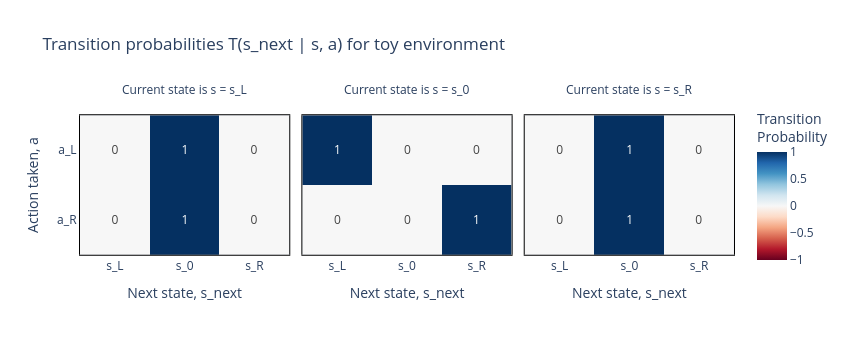
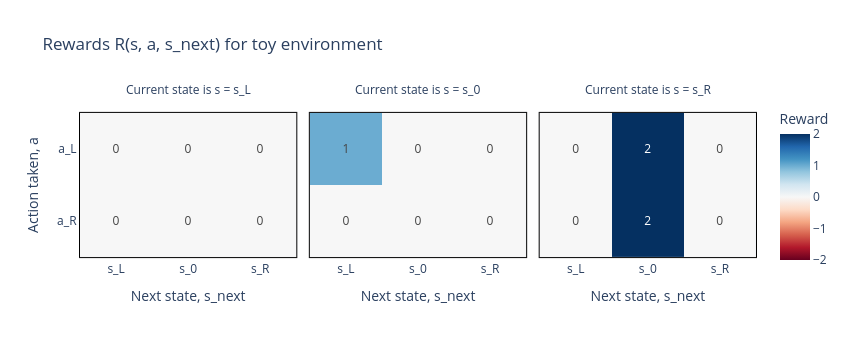

Write notebook code for charts like these, in order.
### Markdown cell above
Given a definition for the `dynamics` function, the `Environment` class automatically generates `T` and `R` for us. We can plot these below:

- The first plot shows **transition probabilities** $T(s_{next} \mid s, a)$. It has only probabilities of 1 and 0 because transitions are deterministic ($s_{next}$ is a function of $s$ and $a$). At $s_L$ or $s_R$ you'll move back to the center $s_0$ regardless of what action you take, but at $s_0$ you can move either left or right and it will have different outcomes.
- The second plot shows **rewards** $R(s, a, s_{next})$. The rewards are $1$ for $s_0 \to s_L$, and $2$ for $s_R \to s_0$, and zero reward for all other possible transitions.

Note that the environment being deterministic means the reward is uniquely determined by $s$ and $a$ (because $s_{next}$ is a function of $s$ and $a$). This won't always be the case in RL, as we move to more complex environments.

### Code cell
toy = Toy()

actions = ["a_L", "a_R"]
states = ["s_L", "s_0", "s_R"]

imshow(
    toy.T,  # dimensions (s, a, s_next)
    title="Transition probabilities T(s_next | s, a) for toy environment",
    facet_col=0,
    facet_labels=[f"Current state is s = {s}" for s in states],
    y=actions,
    x=states,
    labels={
        "x": "Next state, s_next",
        "y": "Action taken, a",
        "color": "Transition<br>Probability",
    },
    text_auto=".0f",
    border=True,
    width=850,
    height=350,
)

imshow(
    toy.R,  # dimensions (s, a, s_next)
    title="Rewards R(s, a, s_next) for toy environment",
    facet_col=0,
    facet_labels=[f"Current state is s = {s}" for s in states],
    y=actions,
    x=states,
    labels={"x": "Next state, s_next", "y": "Action taken, a", "color": "Reward"},
    text_auto=".0f",
    border=True,
    width=850,
    height=350,
)

### Figure 1 — Plotly figure (JSON) as saved in the notebook; plotly's stock layout.template omitted (floating-point values rounded to 4 significant figures)
{"data": [{"coloraxis": "coloraxis", "hovertemplate": "Next state, s_next: %{x}<br>Action taken, a: %{y}<br>Transition<br>Probability: %{z}<extra></extra>", "name": "0", "texttemplate": "%{z:.0f}", "type": "heatmap", "x": ["s_L", "s_0", "s_R"], "xaxis": "x", "y": ["a_L", "a_R"], "yaxis": "y", "z": [[0.0, 1.0, 0.0], [0.0, 1.0, 0.0]]}, {"coloraxis": "coloraxis", "hovertemplate": "Next state, s_next: %{x}<br>Action taken, a: %{y}<br>Transition<br>Probability: %{z}<extra></extra>", "name": "1", "texttemplate": "%{z:.0f}", "type": "heatmap", "x": ["s_L", "s_0", "s_R"], "xaxis": "x2", "y": ["a_L", "a_R"], "yaxis": "y2", "z": [[1.0, 0.0, 0.0], [0.0, 0.0, 1.0]]}, {"coloraxis": "coloraxis", "hovertemplate": "Next state, s_next: %{x}<br>Action taken, a: %{y}<br>Transition<br>Probability: %{z}<extra></extra>", "name": "2", "texttemplate": "%{z:.0f}", "type": "heatmap", "x": ["s_L", "s_0", "s_R"], "xaxis": "x3", "y": ["a_L", "a_R"], "yaxis": "y3", "z": [[0.0, 1.0, 0.0], [0.0, 1.0, 0.0]]}], "layout": {"annotations": [{"font": {}, "showarrow": false, "text": "Current state is s = s_L", "x": 0.16, "xanchor": "center", "xref": "paper", "y": 1, "yanchor": "bottom", "yref": "paper"}, {"font": {}, "showarrow": false, "text": "Current state is s = s_0", "x": 0.5, "xanchor": "center", "xref": "paper", "y": 1, "yanchor": "bottom", "yref": "paper"}, {"font": {}, "showarrow": false, "text": "Current state is s = s_R", "x": 0.84, "xanchor": "center", "xref": "paper", "y": 1, "yanchor": "bottom", "yref": "paper"}], "coloraxis": {"autocolorscale": false, "cmid": 0, "colorbar": {"title": {"text": "Transition<br>Probability"}}, "colorscale": [[0, "rgb(103,0,31)"], [0.1, "rgb(178,24,43)"], [0.2, "rgb(214,96,77)"], [0.3, "rgb(244,165,130)"], [0.4, "rgb(253,219,199)"], [0.5, "rgb(247,247,247)"], [0.6, "rgb(209,229,240)"], [0.7, "rgb(146,197,222)"], [0.8, "rgb(67,147,195)"], [0.9, "rgb(33,102,172)"], [1, "rgb(5,48,97)"]]}, "height": 350, "title": {"text": "Transition probabilities T(s_next | s, a) for toy environment"}, "width": 850, "xaxis": {"anchor": "y", "constrain": "domain", "domain": [0, 0.32], "linecolor": "black", "linewidth": 1, "mirror": true, "scaleanchor": "y", "showline": true, "title": {"text": "Next state, s_next"}}, "xaxis2": {"anchor": "y2", "domain": [0.34, 0.66], "linecolor": "black", "linewidth": 1, "matches": "x", "mirror": true, "showline": true, "title": {"text": "Next state, s_next"}}, "xaxis3": {"anchor": "y3", "domain": [0.68, 1.0], "linecolor": "black", "linewidth": 1, "matches": "x", "mirror": true, "showline": true, "title": {"text": "Next state, s_next"}}, "yaxis": {"anchor": "x", "autorange": "reversed", "constrain": "domain", "domain": [0, 1], "linecolor": "black", "linewidth": 1, "mirror": true, "showline": true, "title": {"text": "Action taken, a"}}, "yaxis2": {"anchor": "x2", "domain": [0, 1], "linecolor": "black", "linewidth": 1, "matches": "y", "mirror": true, "showline": true, "showticklabels": false}, "yaxis3": {"anchor": "x3", "domain": [0, 1], "linecolor": "black", "linewidth": 1, "matches": "y", "mirror": true, "showline": true, "showticklabels": false}}}

### Figure 2 — Plotly figure (JSON) as saved in the notebook; plotly's stock layout.template omitted (floating-point values rounded to 4 significant figures)
{"data": [{"coloraxis": "coloraxis", "hovertemplate": "Next state, s_next: %{x}<br>Action taken, a: %{y}<br>Reward: %{z}<extra></extra>", "name": "0", "texttemplate": "%{z:.0f}", "type": "heatmap", "x": ["s_L", "s_0", "s_R"], "xaxis": "x", "y": ["a_L", "a_R"], "yaxis": "y", "z": [[0.0, 0.0, 0.0], [0.0, 0.0, 0.0]]}, {"coloraxis": "coloraxis", "hovertemplate": "Next state, s_next: %{x}<br>Action taken, a: %{y}<br>Reward: %{z}<extra></extra>", "name": "1", "texttemplate": "%{z:.0f}", "type": "heatmap", "x": ["s_L", "s_0", "s_R"], "xaxis": "x2", "y": ["a_L", "a_R"], "yaxis": "y2", "z": [[1.0, 0.0, 0.0], [0.0, 0.0, 0.0]]}, {"coloraxis": "coloraxis", "hovertemplate": "Next state, s_next: %{x}<br>Action taken, a: %{y}<br>Reward: %{z}<extra></extra>", "name": "2", "texttemplate": "%{z:.0f}", "type": "heatmap", "x": ["s_L", "s_0", "s_R"], "xaxis": "x3", "y": ["a_L", "a_R"], "yaxis": "y3", "z": [[0.0, 2.0, 0.0], [0.0, 2.0, 0.0]]}], "layout": {"annotations": [{"font": {}, "showarrow": false, "text": "Current state is s = s_L", "x": 0.16, "xanchor": "center", "xref": "paper", "y": 1, "yanchor": "bottom", "yref": "paper"}, {"font": {}, "showarrow": false, "text": "Current state is s = s_0", "x": 0.5, "xanchor": "center", "xref": "paper", "y": 1, "yanchor": "bottom", "yref": "paper"}, {"font": {}, "showarrow": false, "text": "Current state is s = s_R", "x": 0.84, "xanchor": "center", "xref": "paper", "y": 1, "yanchor": "bottom", "yref": "paper"}], "coloraxis": {"autocolorscale": false, "cmid": 0, "colorbar": {"title": {"text": "Reward"}}, "colorscale": [[0, "rgb(103,0,31)"], [0.1, "rgb(178,24,43)"], [0.2, "rgb(214,96,77)"], [0.3, "rgb(244,165,130)"], [0.4, "rgb(253,219,199)"], [0.5, "rgb(247,247,247)"], [0.6, "rgb(209,229,240)"], [0.7, "rgb(146,197,222)"], [0.8, "rgb(67,147,195)"], [0.9, "rgb(33,102,172)"], [1, "rgb(5,48,97)"]]}, "height": 350, "title": {"text": "Rewards R(s, a, s_next) for toy environment"}, "width": 850, "xaxis": {"anchor": "y", "constrain": "domain", "domain": [0, 0.32], "linecolor": "black", "linewidth": 1, "mirror": true, "scaleanchor": "y", "showline": true, "title": {"text": "Next state, s_next"}}, "xaxis2": {"anchor": "y2", "domain": [0.34, 0.66], "linecolor": "black", "linewidth": 1, "matches": "x", "mirror": true, "showline": true, "title": {"text": "Next state, s_next"}}, "xaxis3": {"anchor": "y3", "domain": [0.68, 1.0], "linecolor": "black", "linewidth": 1, "matches": "x", "mirror": true, "showline": true, "title": {"text": "Next state, s_next"}}, "yaxis": {"anchor": "x", "autorange": "reversed", "constrain": "domain", "domain": [0, 1], "linecolor": "black", "linewidth": 1, "mirror": true, "showline": true, "title": {"text": "Action taken, a"}}, "yaxis2": {"anchor": "x2", "domain": [0, 1], "linecolor": "black", "linewidth": 1, "matches": "y", "mirror": true, "showline": true, "showticklabels": false}, "yaxis3": {"anchor": "x3", "domain": [0, 1], "linecolor": "black", "linewidth": 1, "matches": "y", "mirror": true, "showline": true, "showticklabels": false}}}
